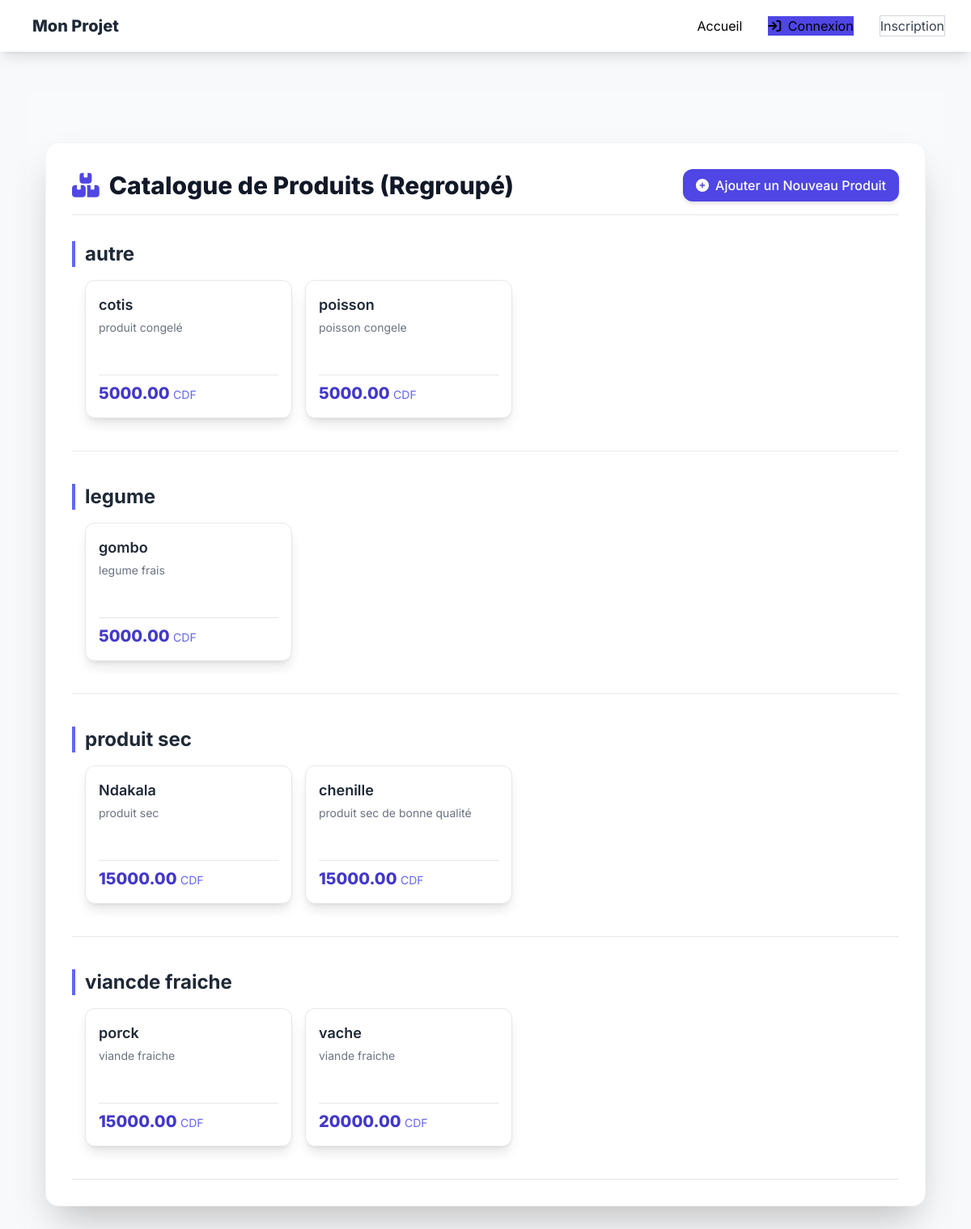
Screenshot of /products/ with the database file from the repository.
### food_app/models.py (models this page shows, shortened)
class Product(models.Model):
    CATEGORIE_CHOICES = (
        ('vf', 'viancde fraiche'),
        ('leg', 'legume'),
        ('sec', 'produit sec'),
        ('fru', 'fruit'),
        ('aut', 'autre'),
    )
    label = models.CharField(max_length=100)
    Categorie = models.CharField(choices=CATEGORIE_CHOICES, max_length=50, default='aut')
    price = models.DecimalField(max_digits=10, decimal_places=2, default=0) # Changement: Utiliser DecimalField pour la monnaie
    description = models.TextField()
    created_at = models.DateTimeField(auto_now_add=True)
    updated_at = models.DateTimeField(auto_now=True)

### food_app/views.py (the view)
# urls.py: path('products/', views.ProductListView.as_view(), name='product-list'),
class ProductListView(ListView):
    model = Product
    ordering = ["label"]
    template_name = 'food_app/product_list.html'
    context_object_name = 'products'
    paginate_by = 10
    def get_context_data(self, **kwargs):
        context = super().get_context_data(**kwargs)
        all_products_on_page = context['object_list']
        category_map = dict(Product.CATEGORIE_CHOICES)
        categorized_products = {}
        for product in all_products_on_page:
            category_code = product.Categorie
            category_label = category_map.get(category_code, 'Catégorie Inconnue')
            if category_label not in categorized_products:
                categorized_products[category_label] = []
            categorized_products[category_label].append(product)
        sorted_categorized_products = dict(sorted(categorized_products.items()))
        context['categorized_products'] = sorted_categorized_products
        return context

### food_app/templates/food_app/product_list.html (shortened to what this page needs)
{% extends "base.html" %}
{% block content %}
<div class="flex flex-col items-center justify-start min-h-screen bg-gray-50 p-4 sm:p-6">
    <div class="w-full max-w-6xl bg-white p-6 sm:p-8 rounded-2xl shadow-2xl border border-gray-100 mt-10 mb-10">
        <div class="flex flex-col sm:flex-row items-start sm:items-center justify-between border-b pb-4 mb-8">
            <h1 class="text-3xl font-extrabold text-gray-900 flex items-center mb-4 sm:mb-0">
                <i class="fa-solid fa-boxes-stacked mr-3 text-indigo-600"></i>
                Catalogue de Produits (Regroupé)
            </h1>
            <a href="{% url 'product-create' %}" class="w-full sm:w-auto flex items-center justify-center bg-indigo-600 text-white font-medium py-2 px-4 rounded-xl shadow-md hover:bg-indigo-700 transition duration-300 transform hover:scale-[1.02]">
                <i class="fa-solid fa-plus-circle mr-2"></i>
                Ajouter un Nouveau Produit
            </a>
        </div>
        <div class="space-y-10">
            {% if categorized_products %}
                {% for category_label, products in categorized_products.items %}
                    <section class="border-b pb-6">
                        <h2 class="text-2xl font-bold text-gray-800 mb-4 border-l-4 border-indigo-500 pl-3">
                            {{ category_label }}
                        </h2>
                        <div class="flex space-x-4 pb-4 overflow-x-auto hide-scrollbar">
                            {% for product in products %}
                                <a href="{% url 'product-detail' product.id %}"
                                   class="block flex-shrink-0 w-64 p-4 bg-white border border-gray-200 rounded-xl shadow-lg hover:shadow-xl hover:border-indigo-400 transition duration-200 transform hover:scale-[1.01]">
                                    <div class="flex flex-col justify-between h-full">
                                        <div>
                                            <h3 class="text-lg font-semibold text-gray-800 mb-1 truncate">
                                                {{ product.label }}
                                            </h3>
                                            {% if product.description %}
                                            <p class="text-sm text-gray-500 line-clamp-2 mb-3 h-10">
                                                {{ product.description|default:"Aucune description." }}
                                            </p>
                                            {% else %}
                                            <p class="text-sm text-gray-500 mb-3 h-10 italic">
                                                Description non disponible.
                                            </p>
                                            {% endif %}
                                        </div>
                                        <div class="mt-4 pt-2 border-t">
                                            <p class="text-xl font-extrabold text-indigo-700">
                                                {{ product.price }} <span class="text-sm font-normal text-indigo-500">CDF</span>
                                            </p>
                                        </div>
                                    </div>
                                </a>
                            {% empty %}
                                <div class="p-4 bg-gray-50 rounded-lg w-full min-w-80">
                                    <p class="text-gray-500">Aucun produit dans cette catégorie.</p>
                                </div>
                            {% endfor %}
                        </div>
                    </section>
                {% endfor %}
            {% endif %}
        </div>
    </div>
</div>
{% endblock content %}

### food_app/templates/base.html (style rules this page uses)
body { font-family: 'Inter', sans-serif; background-color: #f7f9fb; }

### food_app/templates/food_app/product_list.html (style rules this page uses)
.hide-scrollbar { -ms-overflow-style: none; scrollbar-width: none; }

### rows the page displays
Product: category_label "autre", label "cotis", description "produit congelé", price "5000.00"
Product: label "poisson", description "poisson congele", price "5000.00"
Product: category_label "legume", label "gombo", description "legume frais", price "5000.00"
Product: description "produit sec", label "Ndakala", price "15000.00"
Product: label "chenille", description "produit sec de bonne qualité", price "15000.00"
Product: category_label "viancde fraiche", label "porck", description "viande fraiche", price "15000.00"
Product: label "vache", description "viande fraiche", price "20000.00"
